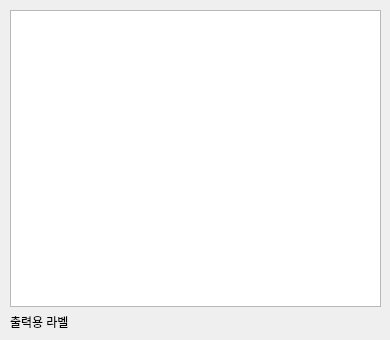
<?xml version="1.0" encoding="UTF-8"?>
<ui version="4.0">
 <class>MainWindow</class>
 <widget class="QMainWindow" name="MainWindow">
  <property name="geometry">
   <rect>
    <x>0</x>
    <y>0</y>
    <width>390</width>
    <height>340</height>
   </rect>
  </property>
  <property name="minimumSize">
   <size>
    <width>390</width>
    <height>340</height>
   </size>
  </property>
  <property name="maximumSize">
   <size>
    <width>390</width>
    <height>340</height>
   </size>
  </property>
  <property name="windowTitle">
   <string>틱택토</string>
  </property>
  <widget class="QWidget" name="centralwidget">
   <widget class="QWidget" name="verticalLayoutWidget">
    <property name="geometry">
     <rect>
      <x>10</x>
      <y>10</y>
      <width>371</width>
      <height>321</height>
     </rect>
    </property>
    <layout class="QVBoxLayout" name="verticalLayout">
     <item>
      <widget class="QTableWidget" name="tableWidget">
       <property name="font">
        <font>
         <pointsize>36</pointsize>
         <weight>50</weight>
         <bold>false</bold>
        </font>
       </property>
       <property name="focusPolicy">
        <enum>Qt::NoFocus</enum>
       </property>
       <property name="editTriggers">
        <set>QAbstractItemView::NoEditTriggers</set>
       </property>
       <property name="selectionBehavior">
        <enum>QAbstractItemView::SelectItems</enum>
       </property>
       <attribute name="verticalHeaderMinimumSectionSize">
        <number>30</number>
       </attribute>
      </widget>
     </item>
     <item>
      <widget class="QLabel" name="label">
       <property name="text">
        <string>출력용 라벨</string>
       </property>
      </widget>
     </item>
    </layout>
   </widget>
  </widget>
 </widget>
 <resources/>
 <connections/>
</ui>
